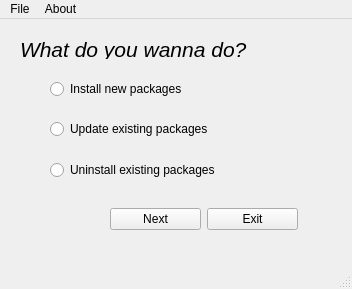
<?xml version="1.0" encoding="UTF-8"?>
<ui version="4.0">
 <class>mainWindow</class>
 <widget class="QMainWindow" name="mainWindow">
  <property name="geometry">
   <rect>
    <x>0</x>
    <y>0</y>
    <width>352</width>
    <height>289</height>
   </rect>
  </property>
  <property name="cursor">
   <cursorShape>ArrowCursor</cursorShape>
  </property>
  <property name="windowTitle">
   <string>PIP GUI</string>
  </property>
  <property name="windowIcon">
   <iconset>
    <normaloff>../Resource_Files/googledev.png</normaloff>../Resource_Files/googledev.png</iconset>
  </property>
  <property name="tabShape">
   <enum>QTabWidget::Rounded</enum>
  </property>
  <widget class="QWidget" name="centralwidget">
   <widget class="QLabel" name="label">
    <property name="geometry">
     <rect>
      <x>20</x>
      <y>20</y>
      <width>231</width>
      <height>20</height>
     </rect>
    </property>
    <property name="font">
     <font>
      <pointsize>16</pointsize>
      <italic>true</italic>
     </font>
    </property>
    <property name="text">
     <string>What do you wanna do?</string>
    </property>
   </widget>
   <widget class="QWidget" name="verticalLayoutWidget">
    <property name="geometry">
     <rect>
      <x>50</x>
      <y>60</y>
      <width>251</width>
      <height>101</height>
     </rect>
    </property>
    <layout class="QVBoxLayout" name="verticalLayout">
     <item>
      <widget class="QRadioButton" name="radioButton_2">
       <property name="text">
        <string>Install new packages</string>
       </property>
      </widget>
     </item>
     <item>
      <spacer name="verticalSpacer">
       <property name="orientation">
        <enum>Qt::Vertical</enum>
       </property>
       <property name="sizeHint" stdset="0">
        <size>
         <width>20</width>
         <height>40</height>
        </size>
       </property>
      </spacer>
     </item>
     <item>
      <widget class="QRadioButton" name="radioButton">
       <property name="text">
        <string>Update existing packages</string>
       </property>
      </widget>
     </item>
     <item>
      <spacer name="verticalSpacer_2">
       <property name="orientation">
        <enum>Qt::Vertical</enum>
       </property>
       <property name="sizeHint" stdset="0">
        <size>
         <width>20</width>
         <height>40</height>
        </size>
       </property>
      </spacer>
     </item>
     <item>
      <widget class="QRadioButton" name="radioButton_3">
       <property name="text">
        <string>Uninstall existing packages</string>
       </property>
      </widget>
     </item>
    </layout>
   </widget>
   <widget class="QWidget" name="horizontalLayoutWidget">
    <property name="geometry">
     <rect>
      <x>110</x>
      <y>160</y>
      <width>188</width>
      <height>80</height>
     </rect>
    </property>
    <layout class="QHBoxLayout" name="horizontalLayout">
     <item>
      <widget class="QPushButton" name="pushButton_2">
       <property name="text">
        <string>Next</string>
       </property>
      </widget>
     </item>
     <item>
      <widget class="QPushButton" name="pushButton">
       <property name="text">
        <string>Exit</string>
       </property>
      </widget>
     </item>
    </layout>
   </widget>
  </widget>
  <widget class="QMenuBar" name="menubar">
   <property name="geometry">
    <rect>
     <x>0</x>
     <y>0</y>
     <width>352</width>
     <height>26</height>
    </rect>
   </property>
   <widget class="QMenu" name="menuFile">
    <property name="title">
     <string>File</string>
    </property>
    <addaction name="actionExit"/>
   </widget>
   <widget class="QMenu" name="menuAbout">
    <property name="title">
     <string>About</string>
    </property>
   </widget>
   <addaction name="menuFile"/>
   <addaction name="menuAbout"/>
  </widget>
  <widget class="QStatusBar" name="statusbar"/>
  <action name="actionExit">
   <property name="text">
    <string>Exit</string>
   </property>
  </action>
 </widget>
 <resources/>
 <connections/>
</ui>
